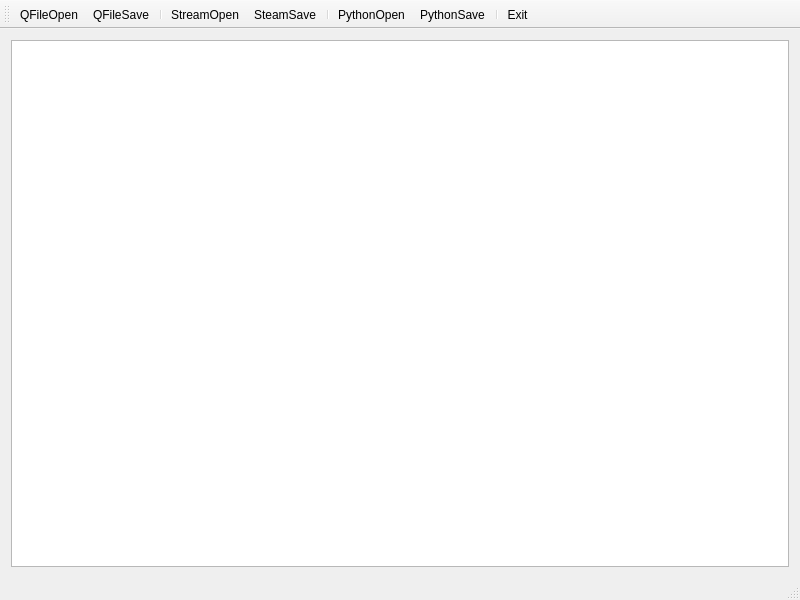
<?xml version="1.0" encoding="UTF-8"?>
<ui version="4.0">
 <class>TextRead</class>
 <widget class="QMainWindow" name="TextRead">
  <property name="geometry">
   <rect>
    <x>0</x>
    <y>0</y>
    <width>800</width>
    <height>600</height>
   </rect>
  </property>
  <property name="minimumSize">
   <size>
    <width>800</width>
    <height>600</height>
   </size>
  </property>
  <property name="windowTitle">
   <string>TextRead</string>
  </property>
  <widget class="QWidget" name="centralWidget">
   <layout class="QVBoxLayout" name="verticalLayout">
    <item>
     <widget class="QPlainTextEdit" name="plainTextEdit"/>
    </item>
   </layout>
  </widget>
  <widget class="QMenuBar" name="menuBar">
   <property name="geometry">
    <rect>
     <x>0</x>
     <y>0</y>
     <width>800</width>
     <height>17</height>
    </rect>
   </property>
  </widget>
  <widget class="QToolBar" name="mainToolBar">
   <property name="toolButtonStyle">
    <enum>Qt::ToolButtonTextUnderIcon</enum>
   </property>
   <attribute name="toolBarArea">
    <enum>TopToolBarArea</enum>
   </attribute>
   <attribute name="toolBarBreak">
    <bool>false</bool>
   </attribute>
   <addaction name="actionQFileOpen"/>
   <addaction name="actionQFileSave"/>
   <addaction name="separator"/>
   <addaction name="actionStreamOpen"/>
   <addaction name="actionSteamSave"/>
   <addaction name="separator"/>
   <addaction name="actionPythonOpen"/>
   <addaction name="actionPythonSave"/>
   <addaction name="separator"/>
   <addaction name="actionExit"/>
  </widget>
  <widget class="QStatusBar" name="statusBar"/>
  <action name="actionQFileOpen">
   <property name="icon">
    <iconset resource="res.qrc">
     <normaloff>:/icon/Open.ico</normaloff>:/icon/Open.ico</iconset>
   </property>
   <property name="text">
    <string>QFileOpen</string>
   </property>
  </action>
  <action name="actionQFileSave">
   <property name="icon">
    <iconset resource="res.qrc">
     <normaloff>:/icon/Save.ico</normaloff>:/icon/Save.ico</iconset>
   </property>
   <property name="text">
    <string>QFileSave</string>
   </property>
  </action>
  <action name="actionStreamOpen">
   <property name="icon">
    <iconset resource="res.qrc">
     <normaloff>:/icon/Open.ico</normaloff>:/icon/Open.ico</iconset>
   </property>
   <property name="text">
    <string>StreamOpen</string>
   </property>
  </action>
  <action name="actionSteamSave">
   <property name="icon">
    <iconset resource="res.qrc">
     <normaloff>:/icon/Save.ico</normaloff>:/icon/Save.ico</iconset>
   </property>
   <property name="text">
    <string>SteamSave</string>
   </property>
  </action>
  <action name="actionPythonOpen">
   <property name="icon">
    <iconset resource="res.qrc">
     <normaloff>:/icon/Open.ico</normaloff>:/icon/Open.ico</iconset>
   </property>
   <property name="text">
    <string>PythonOpen</string>
   </property>
  </action>
  <action name="actionPythonSave">
   <property name="icon">
    <iconset resource="res.qrc">
     <normaloff>:/icon/Save.ico</normaloff>:/icon/Save.ico</iconset>
   </property>
   <property name="text">
    <string>PythonSave</string>
   </property>
  </action>
  <action name="actionExit">
   <property name="icon">
    <iconset resource="res.qrc">
     <normaloff>:/icon/Close.ico</normaloff>:/icon/Close.ico</iconset>
   </property>
   <property name="text">
    <string>Exit</string>
   </property>
  </action>
 </widget>
 <layoutdefault spacing="6" margin="11"/>
 <resources>
  <include location="res.qrc"/>
 </resources>
 <connections>
  <connection>
   <sender>actionExit</sender>
   <signal>triggered()</signal>
   <receiver>TextRead</receiver>
   <slot>close()</slot>
   <hints>
    <hint type="sourcelabel">
     <x>-1</x>
     <y>-1</y>
    </hint>
    <hint type="destinationlabel">
     <x>257</x>
     <y>173</y>
    </hint>
   </hints>
  </connection>
 </connections>
</ui>
